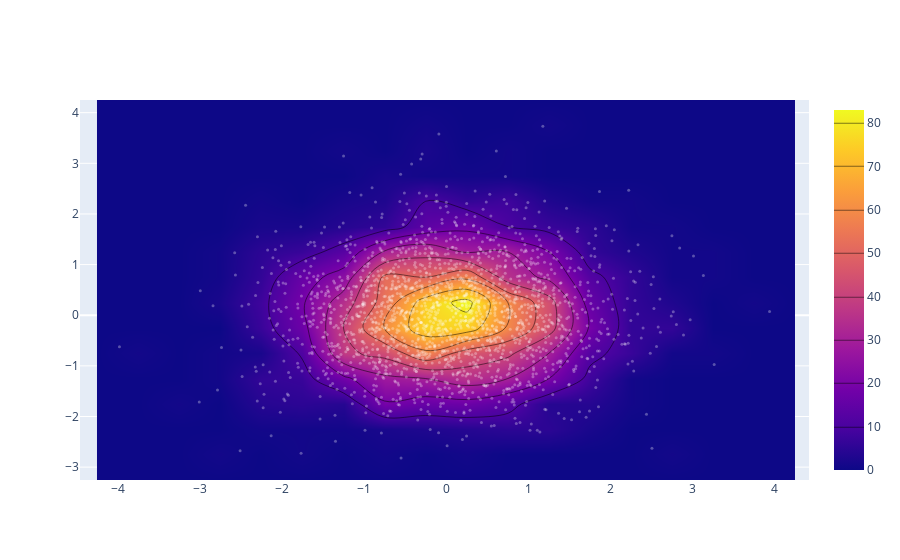

The notebook cell saved with this chart:
### Code cell
import plotly.graph_objs as go
import numpy as np

x = np.random.randn(2000)
y = np.random.randn(2000)
iplot([go.Histogram2dContour(x=x, y=y, contours=dict(coloring='heatmap')),
       go.Scatter(x=x, y=y, mode='markers', marker=dict(color='white', size=3, opacity=0.3))], show_link=False)

### Figure 1 — Plotly figure (JSON) as saved in the notebook; plotly's stock layout.template omitted (floating-point values rounded to 4 significant figures; data arrays with more than 128 entries replaced by an {"elided": "..."} marker saying what was removed)
{"data": [{"contours": {"coloring": "heatmap"}, "type": "histogram2dcontour", "x": {"elided": "2000 float values"}, "y": {"elided": "2000 float values"}}, {"marker": {"color": "white", "opacity": 0.3, "size": 3}, "mode": "markers", "type": "scatter", "x": {"elided": "2000 float values"}, "y": {"elided": "2000 float values"}}], "layout": {}}
